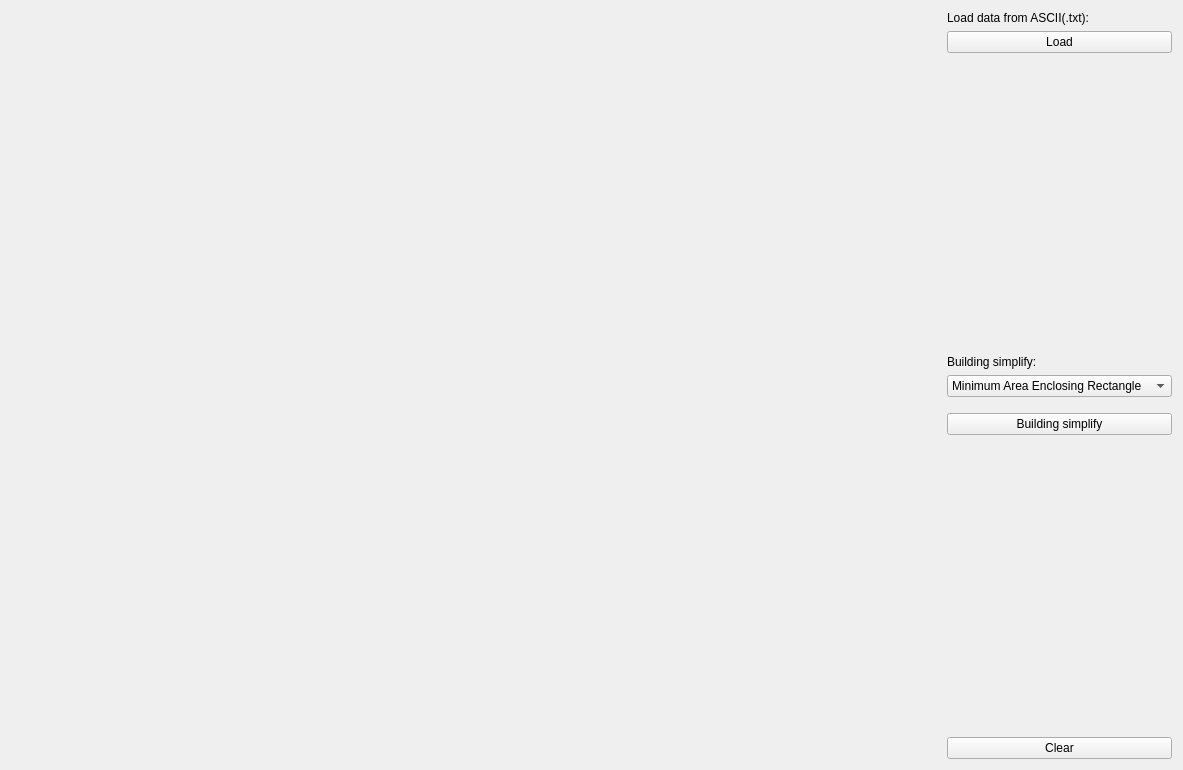
<?xml version="1.0" encoding="UTF-8"?>
<ui version="4.0">
 <class>Widget</class>
 <widget class="QWidget" name="Widget">
  <property name="geometry">
   <rect>
    <x>0</x>
    <y>0</y>
    <width>1183</width>
    <height>770</height>
   </rect>
  </property>
  <property name="sizePolicy">
   <sizepolicy hsizetype="Preferred" vsizetype="Preferred">
    <horstretch>1</horstretch>
    <verstretch>1</verstretch>
   </sizepolicy>
  </property>
  <property name="windowTitle">
   <string>Building simplify</string>
  </property>
  <layout class="QHBoxLayout" name="horizontalLayout">
   <item>
    <widget class="Draw" name="Canvas" native="true">
     <property name="sizePolicy">
      <sizepolicy hsizetype="Preferred" vsizetype="Preferred">
       <horstretch>1</horstretch>
       <verstretch>1</verstretch>
      </sizepolicy>
     </property>
    </widget>
   </item>
   <item>
    <layout class="QVBoxLayout" name="verticalLayout">
     <item>
      <widget class="QLabel" name="label_2">
       <property name="text">
        <string>Load data from ASCII(.txt):</string>
       </property>
      </widget>
     </item>
     <item>
      <widget class="QPushButton" name="pushButtonLoadFile">
       <property name="text">
        <string>Load</string>
       </property>
      </widget>
     </item>
     <item>
      <spacer name="verticalSpacer_3">
       <property name="orientation">
        <enum>Qt::Vertical</enum>
       </property>
       <property name="sizeHint" stdset="0">
        <size>
         <width>20</width>
         <height>40</height>
        </size>
       </property>
      </spacer>
     </item>
     <item>
      <widget class="QLabel" name="label">
       <property name="text">
        <string>Building simplify:</string>
       </property>
      </widget>
     </item>
     <item>
      <widget class="QComboBox" name="comboBox">
       <item>
        <property name="text">
         <string>Minimum Area Enclosing Rectangle</string>
        </property>
       </item>
       <item>
        <property name="text">
         <string>Wall Average</string>
        </property>
       </item>
       <item>
        <property name="text">
         <string>Longest Edge</string>
        </property>
       </item>
       <item>
        <property name="text">
         <string>Weighted Bisector</string>
        </property>
       </item>
      </widget>
     </item>
     <item>
      <spacer name="verticalSpacer_2">
       <property name="orientation">
        <enum>Qt::Vertical</enum>
       </property>
       <property name="sizeType">
        <enum>QSizePolicy::Fixed</enum>
       </property>
       <property name="sizeHint" stdset="0">
        <size>
         <width>20</width>
         <height>10</height>
        </size>
       </property>
      </spacer>
     </item>
     <item>
      <widget class="QPushButton" name="pushButton">
       <property name="text">
        <string>Building simplify</string>
       </property>
      </widget>
     </item>
     <item>
      <spacer name="verticalSpacer">
       <property name="orientation">
        <enum>Qt::Vertical</enum>
       </property>
       <property name="sizeHint" stdset="0">
        <size>
         <width>20</width>
         <height>40</height>
        </size>
       </property>
      </spacer>
     </item>
     <item>
      <widget class="QPushButton" name="pushButton_2">
       <property name="text">
        <string>Clear</string>
       </property>
      </widget>
     </item>
    </layout>
   </item>
  </layout>
 </widget>
 <customwidgets>
  <customwidget>
   <class>Draw</class>
   <extends>QWidget</extends>
   <header location="global">draw.h</header>
   <container>1</container>
  </customwidget>
 </customwidgets>
 <resources/>
 <connections/>
</ui>
